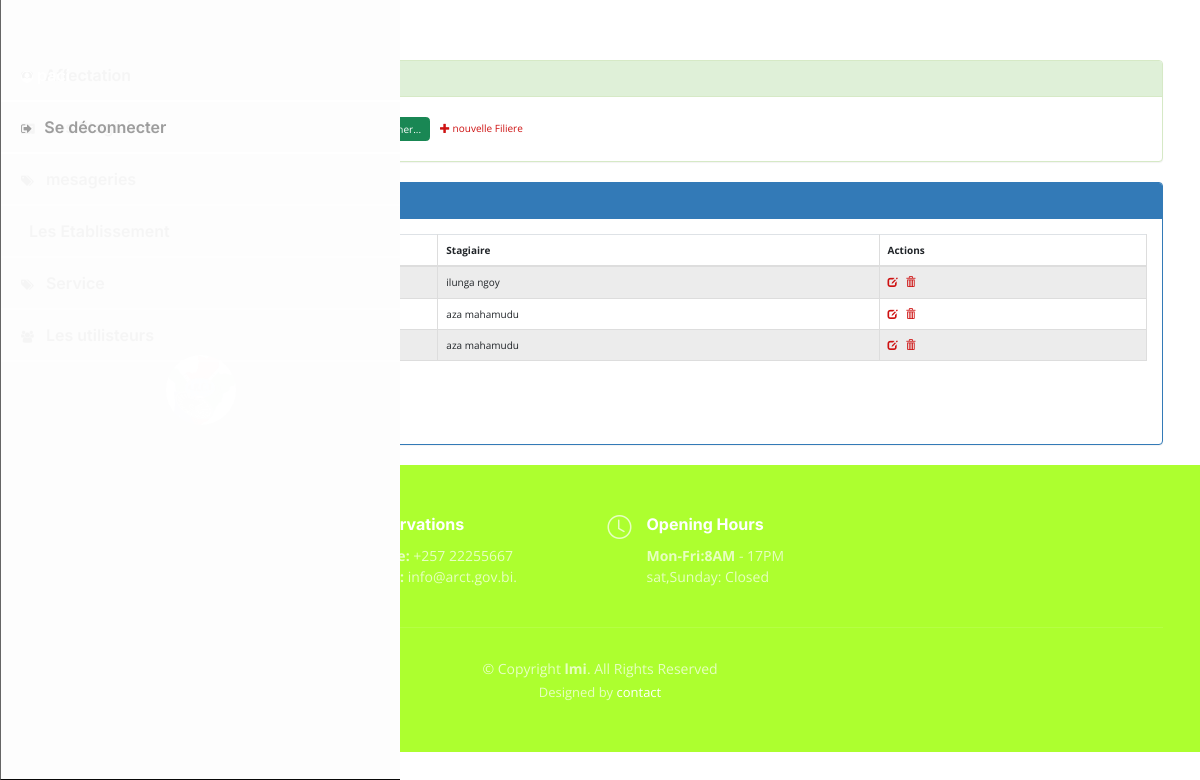
The app's page /pages/filieres.php (signed in) with its own data.
### tables this page shows
CREATE TABLE `stagiaire` (
  `idst` int(11) NOT NULL,
  `nomst` varchar(32) NOT NULL,
  `prenomst` varchar(20) NOT NULL,
  `emailst` varchar(14) NOT NULL,
  `nationalite` varchar(21) NOT NULL,
  `sexe` varchar(9) NOT NULL,
  `telephone` varchar(22) NOT NULL,
  `photo` varchar(100) NOT NULL
);

### pages/filieres.php (the view, shortened to what this page needs)
<?php
    require_once("connexiondb.php");
    $nomfil=isset($_GET['nomfil'])?$_GET['nomfil']:"";
    $idst=isset($_GET['idst'])?$_GET['idst']:0;
   $size=isset($_GET['size'])?$_GET['size']:5;
    $page=isset($_GET['page'])?$_GET['page']:1;
    $offset=($page-1)*$size;
    if($idst==0){
        $requetetFil="select idfil,nomfil,nomst,prenomst
                from stagiaire as f,filiere as e
                where f.idst=e.idst
                and (nomfil like '%$nomfil%')
                order by idfil
                limit $size
                offset $offset";
        $requeteCount="select count(*) countS from filiere
                where nomfil like '%$nomfil%'";
    }
    $resultatFiliere=$pdo->query($requetetFil);
    $resultatCount=$pdo->query($requeteCount);
    $tabCount=$resultatCount->fetch();
    $nbrStagiaire=$tabCount['countS'];
    $reste=$nbrStagiaire % $size;
    if($reste===0)
        $nbrPage=$nbrStagiaire/$size;
    else
        $nbrPage=floor($nbrStagiaire/$size)+1;
?>
<!DOCTYPE HTML>
<HTML>
    <head>
        <link rel="stylesheet" type="text/css" href="../css/bootstrap.css">
        <link rel="stylesheet" type="text/css" href="../css/font-awesome.min.css">
        <link rel="stylesheet" type="text/css" href="../css/monstyle.css">
    </head>
    <body>
        <?php require("menu.php"); ?>
        <div class="container">
            <div class="panel panel-success margetop60">
				<div class="panel-heading">Rechercher des Fileieres</div>
				<div class="panel-body">
					<form method="get" action="filieres.php" class="form-inline">
						<div class="form-group">
                        </div>
                            <label for="idst">Stagiaire:</label>
                      <button type="submit" class="btn btn-success">
                        </button>
                         <?php if ($_SESSION['user']['role']== 'ADMIN' or $_SESSION['user']['role']== 'ETAT') {?>
                            <a href="nouvelleFiliere.php">
                                <span class="glyphicon glyphicon-plus"></span>
                                nouvelle Filiere
                            </a>
                         <?php }?>
					</form>
				</div>
			</div>
            <div class="panel panel-primary">
                <div class="panel-heading">Liste des filiere (<?php echo $nbrStagiaire ?> Filiere)</div>
                <div class="panel-body">
                    <table class="table table-striped table-bordered">
                        <thead>
                            <tr>
                                 <th>Filiere</th> <th>Stagiaire</th>
                                <?php if ($_SESSION['user']['role']== 'ADMIN' or $_SESSION['user']['role']== 'ETAT') {?>
                                	<th>Actions</th>
                                <?php }?>
                            </tr>
                        </thead>
                        <tbody>
                            <?php while($stagiaire=$resultatFiliere->fetch()){ ?>
                                <tr>
                                    <td><?php echo $stagiaire['nomfil'] ?> </td>
                                    <td><?php echo $stagiaire['nomst'] ?>
                                     <?php echo $stagiaire['prenomst'] ?> </td>
                                <?php if ($_SESSION['user']['role']== 'ADMIN' or $_SESSION['user']['role']== 'ETAT') {?>
                                        <td>
                                            <a href="editerFiliere.php?idfil=<?php echo $stagiaire['idfil'] ?>">
                                                <span class="glyphicon glyphicon-edit"></span>
                                            </a>
                                            <a onclick="return confirm('Etes vous sur de vouloir supprimer le Filiere')"
                                            href="supprimerFiliere.php?idfil=<?php echo $stagiaire['idfil'] ?>">
                                                <span class="glyphicon glyphicon-trash"></span>
                                            </a>
                                        </td>
                                    <?php }?>
                                 </tr>
                             <?php } ?>
                        </tbody>
                    </table>
                <div>
                    <ul class="pagination">
                        <?php for($i=1;$i<=$nbrPage;$i++){ ?>
                            <li class="<?php if($i==$page) echo 'active' ?>">
            <a href="filieres.php?page=<?php echo $i;?>&nomfil=<?php echo $nomfil ?>&idst=<?php echo $idst ?>">
                                </a>
                             </li>
                        <?php } ?>
                    </ul>
                </div>
                </div>
            </div>
        </div>
    </body>
</HTML>

### css/monstyle.css (style rules this page uses)
.margetop60 { margin-top: 60px; }
body { background-color: rgb(240, 238, 238); font-size: 16px; }

### pages/footer/assets/css/main.css (style rules this page uses)
:root { --font-default: "Open Sans", system-ui, -apple-system, "Segoe UI", Roboto, "Helvetica Neue", Arial, "Noto Sans", "Liberation Sans", sans-serif, "Apple Color Emoji", "Segoe UI Emoji", "Segoe UI Symbol", "Noto Color Emoji"; --font-primary: "Amatic SC", sans-serif; --font-secondary: "Inter", sans-serif; }
:root { --color-default: #212529; --color-primary: #ce1212; --color-secondary: #37373f; }
:root { scroll-behavior: smooth; }
body { font-family: var(--font-default); color: var(--color-default); }
a { color: var(--color-primary); text-decoration: none; }
h1, h2, h3, h4, h5, h6 { font-family: var(--font-secondary); }
.footer { font-size: 14px; background-color: #1f1f24; padding: 50px 0; color: rgba(255, 255, 255, 0.7); }
.footer .icon { margin-right: 15px; font-size: 24px; line-height: 0; }
.footer h4 { font-size: 16px; font-weight: bold; position: relative; padding-bottom: 5px; color: #fff; }
.footer .footer-links { margin-bottom: 30px; }
.footer .copyright { text-align: center; padding-top: 30px; border-top: 1px solid rgba(255, 255, 255, 0.1); }
.footer .credits { padding-top: 4px; text-align: center; font-size: 13px; }
.footer .credits a { color: #fff; }

### records on screen
stagiaire: nomst "ilunga", prenomst "ngoy"
stagiaire: nomst "aza", prenomst "mahamudu"
